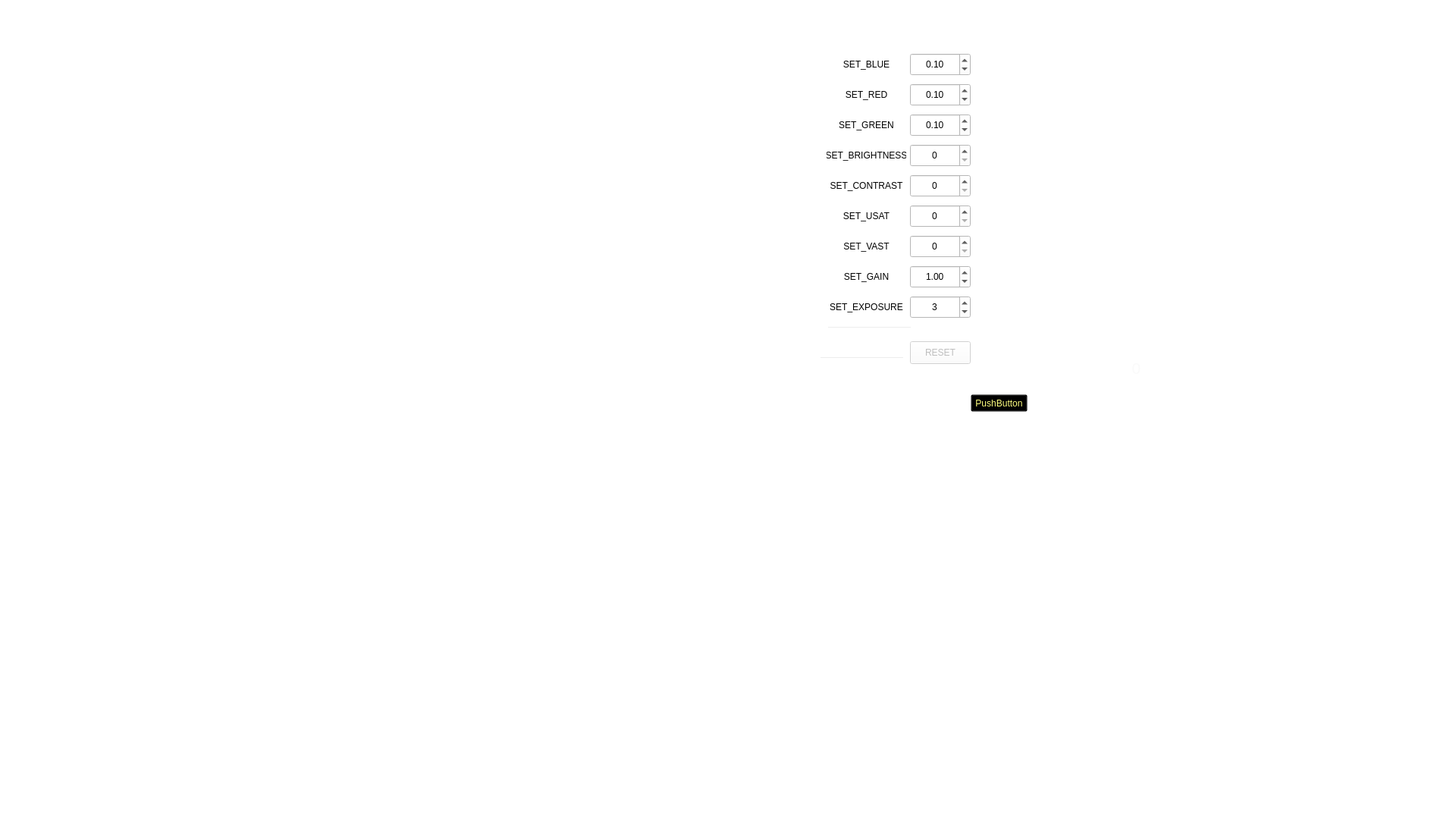
<?xml version="1.0" encoding="UTF-8"?>
<ui version="4.0">
 <class>MainWindow</class>
 <widget class="QMainWindow" name="MainWindow">
  <property name="geometry">
   <rect>
    <x>0</x>
    <y>0</y>
    <width>1920</width>
    <height>1080</height>
   </rect>
  </property>
  <property name="windowTitle">
   <string>MainWindow</string>
  </property>
  <property name="autoFillBackground">
   <bool>false</bool>
  </property>
  <property name="styleSheet">
   <string notr="true">background-color: transparent;</string>
  </property>
  <widget class="QWidget" name="centralWidget">
   <widget class="QLabel" name="lbl_main_panel">
    <property name="geometry">
     <rect>
      <x>1280</x>
      <y>60</y>
      <width>320</width>
      <height>960</height>
     </rect>
    </property>
    <property name="styleSheet">
     <string notr="true">background: transparent</string>
    </property>
    <property name="text">
     <string>&lt;html&gt;&lt;head/&gt;&lt;body&gt;&lt;p&gt;&lt;img src=&quot;:/images/pc_d.png&quot;/&gt;&lt;/p&gt;&lt;/body&gt;&lt;/html&gt;</string>
    </property>
   </widget>
   <widget class="QLabel" name="lbl_main_logo">
    <property name="geometry">
     <rect>
      <x>320</x>
      <y>60</y>
      <width>960</width>
      <height>960</height>
     </rect>
    </property>
    <property name="styleSheet">
     <string notr="true">background: transparent</string>
    </property>
    <property name="text">
     <string>&lt;html&gt;&lt;head/&gt;&lt;body&gt;&lt;p&gt;&lt;img src=&quot;:/images/img_pc_logo.png&quot;/&gt;&lt;/p&gt;&lt;/body&gt;&lt;/html&gt;</string>
    </property>
   </widget>
   <widget class="QLabel" name="lbl_main_shotmode">
    <property name="geometry">
     <rect>
      <x>1354</x>
      <y>246</y>
      <width>170</width>
      <height>90</height>
     </rect>
    </property>
    <property name="styleSheet">
     <string notr="true">background: transparent</string>
    </property>
    <property name="lineWidth">
     <number>0</number>
    </property>
    <property name="text">
     <string>&lt;html&gt;&lt;head/&gt;&lt;body&gt;&lt;p&gt;&lt;img src=&quot;:/images/btn_treat_mode_1.png&quot;/&gt;&lt;/p&gt;&lt;/body&gt;&lt;/html&gt;</string>
    </property>
   </widget>
   <widget class="QLabel" name="lbl_mode_0">
    <property name="geometry">
     <rect>
      <x>1300</x>
      <y>356</y>
      <width>80</width>
      <height>80</height>
     </rect>
    </property>
    <property name="styleSheet">
     <string notr="true">background: transparent</string>
    </property>
    <property name="text">
     <string>&lt;html&gt;&lt;head/&gt;&lt;body&gt;&lt;p&gt;&lt;img src=&quot;:/images/btn_treat_mode1_n.png&quot;/&gt;&lt;/p&gt;&lt;/body&gt;&lt;/html&gt;</string>
    </property>
   </widget>
   <widget class="QLabel" name="lbl_mode_1">
    <property name="geometry">
     <rect>
      <x>1400</x>
      <y>356</y>
      <width>80</width>
      <height>80</height>
     </rect>
    </property>
    <property name="styleSheet">
     <string notr="true">background: transparent</string>
    </property>
    <property name="text">
     <string>&lt;html&gt;&lt;head/&gt;&lt;body&gt;&lt;p&gt;&lt;img src=&quot;:/images/btn_treat_mode4_n.png&quot;/&gt;&lt;/p&gt;&lt;/body&gt;&lt;/html&gt;</string>
    </property>
   </widget>
   <widget class="QLabel" name="lbl_icon_temp">
    <property name="geometry">
     <rect>
      <x>1355</x>
      <y>608</y>
      <width>170</width>
      <height>90</height>
     </rect>
    </property>
    <property name="styleSheet">
     <string notr="true">background: transparent</string>
    </property>
    <property name="text">
     <string>&lt;html&gt;&lt;head/&gt;&lt;body&gt;&lt;p&gt;&lt;img src=&quot;:/images/btn_treat_tec_l_1.png&quot;/&gt;&lt;/p&gt;&lt;/body&gt;&lt;/html&gt;</string>
    </property>
   </widget>
   <widget class="QLabel" name="lbl_temp_low">
    <property name="geometry">
     <rect>
      <x>1300</x>
      <y>718</y>
      <width>80</width>
      <height>80</height>
     </rect>
    </property>
    <property name="styleSheet">
     <string notr="true">background: transparent</string>
    </property>
    <property name="text">
     <string>&lt;html&gt;&lt;head/&gt;&lt;body&gt;&lt;p&gt;&lt;img src=&quot;:/images/btn_treat_tec1_n.png&quot;/&gt;&lt;/p&gt;&lt;/body&gt;&lt;/html&gt;</string>
    </property>
   </widget>
   <widget class="QLabel" name="lbl_temp_mid">
    <property name="geometry">
     <rect>
      <x>1400</x>
      <y>718</y>
      <width>80</width>
      <height>80</height>
     </rect>
    </property>
    <property name="styleSheet">
     <string notr="true">background: transparent</string>
    </property>
    <property name="text">
     <string>&lt;html&gt;&lt;head/&gt;&lt;body&gt;&lt;p&gt;&lt;img src=&quot;:/images/btn_treat_tec2_n.png&quot;/&gt;&lt;/p&gt;&lt;/body&gt;&lt;/html&gt;</string>
    </property>
   </widget>
   <widget class="QLabel" name="lbl_temp_high">
    <property name="geometry">
     <rect>
      <x>1500</x>
      <y>718</y>
      <width>80</width>
      <height>80</height>
     </rect>
    </property>
    <property name="styleSheet">
     <string notr="true">background: transparent</string>
    </property>
    <property name="text">
     <string>&lt;html&gt;&lt;head/&gt;&lt;body&gt;&lt;p&gt;&lt;img src=&quot;:/images/btn_treat_tec3_n.png&quot;/&gt;&lt;/p&gt;&lt;/body&gt;&lt;/html&gt;</string>
    </property>
   </widget>
   <widget class="QLabel" name="lbl_state">
    <property name="geometry">
     <rect>
      <x>1311</x>
      <y>926</y>
      <width>256</width>
      <height>68</height>
     </rect>
    </property>
    <property name="styleSheet">
     <string notr="true">background: transparent</string>
    </property>
    <property name="text">
     <string>&lt;html&gt;&lt;head/&gt;&lt;body&gt;&lt;p&gt;&lt;img src=&quot;:/images/pc_btn_d.png&quot;/&gt;&lt;/p&gt;&lt;/body&gt;&lt;/html&gt;</string>
    </property>
   </widget>
   <widget class="QLabel" name="lbl_main_stream">
    <property name="geometry">
     <rect>
      <x>320</x>
      <y>60</y>
      <width>960</width>
      <height>960</height>
     </rect>
    </property>
    <property name="styleSheet">
     <string notr="true">background: transparent</string>
    </property>
    <property name="text">
     <string/>
    </property>
   </widget>
   <widget class="QLabel" name="lbl_options">
    <property name="enabled">
     <bool>true</bool>
    </property>
    <property name="geometry">
     <rect>
      <x>1300</x>
      <y>456</y>
      <width>280</width>
      <height>58</height>
     </rect>
    </property>
    <property name="styleSheet">
     <string notr="true">background: transparent</string>
    </property>
    <property name="text">
     <string>&lt;html&gt;&lt;head/&gt;&lt;body&gt;&lt;p&gt;&lt;img src=&quot;:/images/pc_gv_white_n.PNG&quot;/&gt;&lt;/p&gt;&lt;/body&gt;&lt;/html&gt;</string>
    </property>
   </widget>
   <widget class="QDoubleSpinBox" name="spb_set_blue">
    <property name="geometry">
     <rect>
      <x>1200</x>
      <y>70</y>
      <width>80</width>
      <height>30</height>
     </rect>
    </property>
    <property name="styleSheet">
     <string notr="true">background-color: rgb(255,255,255)</string>
    </property>
    <property name="alignment">
     <set>Qt::AlignCenter</set>
    </property>
    <property name="minimum">
     <double>-10.000000000000000</double>
    </property>
    <property name="singleStep">
     <double>0.100000000000000</double>
    </property>
    <property name="value">
     <double>0.100000000000000</double>
    </property>
   </widget>
   <widget class="QLabel" name="lbl_color_blue">
    <property name="geometry">
     <rect>
      <x>1090</x>
      <y>70</y>
      <width>105</width>
      <height>30</height>
     </rect>
    </property>
    <property name="styleSheet">
     <string notr="true">background-color: rgb(255,255,255)</string>
    </property>
    <property name="text">
     <string>SET_BLUE</string>
    </property>
    <property name="alignment">
     <set>Qt::AlignCenter</set>
    </property>
   </widget>
   <widget class="QDoubleSpinBox" name="spb_set_red">
    <property name="geometry">
     <rect>
      <x>1200</x>
      <y>110</y>
      <width>80</width>
      <height>30</height>
     </rect>
    </property>
    <property name="styleSheet">
     <string notr="true">background-color: rgb(255,255,255)</string>
    </property>
    <property name="alignment">
     <set>Qt::AlignCenter</set>
    </property>
    <property name="minimum">
     <double>-10.000000000000000</double>
    </property>
    <property name="singleStep">
     <double>0.100000000000000</double>
    </property>
    <property name="value">
     <double>0.100000000000000</double>
    </property>
   </widget>
   <widget class="QLabel" name="lbl_color_red">
    <property name="geometry">
     <rect>
      <x>1090</x>
      <y>110</y>
      <width>105</width>
      <height>30</height>
     </rect>
    </property>
    <property name="styleSheet">
     <string notr="true">background-color: rgb(255,255,255)</string>
    </property>
    <property name="text">
     <string>SET_RED</string>
    </property>
    <property name="alignment">
     <set>Qt::AlignCenter</set>
    </property>
   </widget>
   <widget class="QDoubleSpinBox" name="spb_set_green">
    <property name="geometry">
     <rect>
      <x>1200</x>
      <y>150</y>
      <width>80</width>
      <height>30</height>
     </rect>
    </property>
    <property name="styleSheet">
     <string notr="true">background-color: rgb(255,255,255)</string>
    </property>
    <property name="alignment">
     <set>Qt::AlignCenter</set>
    </property>
    <property name="minimum">
     <double>-10.000000000000000</double>
    </property>
    <property name="singleStep">
     <double>0.100000000000000</double>
    </property>
    <property name="value">
     <double>0.100000000000000</double>
    </property>
   </widget>
   <widget class="QLabel" name="lbl_color_green">
    <property name="geometry">
     <rect>
      <x>1090</x>
      <y>150</y>
      <width>105</width>
      <height>30</height>
     </rect>
    </property>
    <property name="styleSheet">
     <string notr="true">background-color: rgb(255,255,255)</string>
    </property>
    <property name="text">
     <string>SET_GREEN</string>
    </property>
    <property name="alignment">
     <set>Qt::AlignCenter</set>
    </property>
   </widget>
   <widget class="QSpinBox" name="spb_set_brightness">
    <property name="geometry">
     <rect>
      <x>1200</x>
      <y>190</y>
      <width>80</width>
      <height>30</height>
     </rect>
    </property>
    <property name="styleSheet">
     <string notr="true">background-color: rgb(255,255,255)</string>
    </property>
    <property name="alignment">
     <set>Qt::AlignCenter</set>
    </property>
   </widget>
   <widget class="QLabel" name="lbl_color_brightness">
    <property name="geometry">
     <rect>
      <x>1090</x>
      <y>190</y>
      <width>105</width>
      <height>30</height>
     </rect>
    </property>
    <property name="styleSheet">
     <string notr="true">background-color: rgb(255,255,255)</string>
    </property>
    <property name="text">
     <string>SET_BRIGHTNESS</string>
    </property>
    <property name="alignment">
     <set>Qt::AlignCenter</set>
    </property>
   </widget>
   <widget class="QSpinBox" name="spb_set_usat">
    <property name="geometry">
     <rect>
      <x>1200</x>
      <y>270</y>
      <width>80</width>
      <height>30</height>
     </rect>
    </property>
    <property name="styleSheet">
     <string notr="true">background-color: rgb(255,255,255)</string>
    </property>
    <property name="alignment">
     <set>Qt::AlignCenter</set>
    </property>
   </widget>
   <widget class="QSpinBox" name="spb_set_contrast">
    <property name="geometry">
     <rect>
      <x>1200</x>
      <y>230</y>
      <width>80</width>
      <height>30</height>
     </rect>
    </property>
    <property name="styleSheet">
     <string notr="true">background-color: rgb(255,255,255)</string>
    </property>
    <property name="alignment">
     <set>Qt::AlignCenter</set>
    </property>
   </widget>
   <widget class="QLabel" name="lbl_color_vast">
    <property name="geometry">
     <rect>
      <x>1090</x>
      <y>310</y>
      <width>105</width>
      <height>30</height>
     </rect>
    </property>
    <property name="styleSheet">
     <string notr="true">background-color: rgb(255,255,255)</string>
    </property>
    <property name="text">
     <string>SET_VAST</string>
    </property>
    <property name="alignment">
     <set>Qt::AlignCenter</set>
    </property>
   </widget>
   <widget class="QLabel" name="lbl_color_usat">
    <property name="geometry">
     <rect>
      <x>1090</x>
      <y>270</y>
      <width>105</width>
      <height>30</height>
     </rect>
    </property>
    <property name="styleSheet">
     <string notr="true">background-color: rgb(255,255,255)</string>
    </property>
    <property name="text">
     <string>SET_USAT</string>
    </property>
    <property name="alignment">
     <set>Qt::AlignCenter</set>
    </property>
   </widget>
   <widget class="QLabel" name="lbl_color_contrast">
    <property name="geometry">
     <rect>
      <x>1090</x>
      <y>230</y>
      <width>105</width>
      <height>30</height>
     </rect>
    </property>
    <property name="styleSheet">
     <string notr="true">background-color: rgb(255,255,255)</string>
    </property>
    <property name="text">
     <string>SET_CONTRAST</string>
    </property>
    <property name="alignment">
     <set>Qt::AlignCenter</set>
    </property>
   </widget>
   <widget class="QSpinBox" name="spb_set_vsat">
    <property name="geometry">
     <rect>
      <x>1200</x>
      <y>310</y>
      <width>80</width>
      <height>30</height>
     </rect>
    </property>
    <property name="styleSheet">
     <string notr="true">background-color: rgb(255,255,255)</string>
    </property>
    <property name="alignment">
     <set>Qt::AlignCenter</set>
    </property>
   </widget>
   <widget class="QPushButton" name="btn_reset">
    <property name="enabled">
     <bool>false</bool>
    </property>
    <property name="geometry">
     <rect>
      <x>1200</x>
      <y>450</y>
      <width>80</width>
      <height>30</height>
     </rect>
    </property>
    <property name="styleSheet">
     <string notr="true">background-color: rgb(255,255,255)</string>
    </property>
    <property name="text">
     <string>RESET</string>
    </property>
   </widget>
   <widget class="QLabel" name="lbl_gain">
    <property name="geometry">
     <rect>
      <x>1090</x>
      <y>350</y>
      <width>105</width>
      <height>30</height>
     </rect>
    </property>
    <property name="styleSheet">
     <string notr="true">background-color: rgb(255,255,255)</string>
    </property>
    <property name="text">
     <string>SET_GAIN</string>
    </property>
    <property name="alignment">
     <set>Qt::AlignCenter</set>
    </property>
   </widget>
   <widget class="QDoubleSpinBox" name="spb_set_gain">
    <property name="geometry">
     <rect>
      <x>1200</x>
      <y>350</y>
      <width>80</width>
      <height>30</height>
     </rect>
    </property>
    <property name="styleSheet">
     <string notr="true">background-color: rgb(255,255,255)</string>
    </property>
    <property name="alignment">
     <set>Qt::AlignCenter</set>
    </property>
    <property name="minimum">
     <double>-10.000000000000000</double>
    </property>
    <property name="singleStep">
     <double>0.100000000000000</double>
    </property>
    <property name="value">
     <double>1.000000000000000</double>
    </property>
   </widget>
   <widget class="QLabel" name="lbl_gain_2">
    <property name="geometry">
     <rect>
      <x>1090</x>
      <y>390</y>
      <width>105</width>
      <height>30</height>
     </rect>
    </property>
    <property name="styleSheet">
     <string notr="true">background-color: rgb(255,255,255)</string>
    </property>
    <property name="text">
     <string>SET_EXPOSURE</string>
    </property>
    <property name="alignment">
     <set>Qt::AlignCenter</set>
    </property>
   </widget>
   <widget class="QSpinBox" name="spb_set_vsat_2">
    <property name="geometry">
     <rect>
      <x>1200</x>
      <y>390</y>
      <width>80</width>
      <height>30</height>
     </rect>
    </property>
    <property name="styleSheet">
     <string notr="true">background-color: rgb(255,255,255)</string>
    </property>
    <property name="alignment">
     <set>Qt::AlignCenter</set>
    </property>
    <property name="value">
     <number>3</number>
    </property>
   </widget>
   <widget class="OSDWidget" name="OSD" native="true">
    <property name="geometry">
     <rect>
      <x>320</x>
      <y>60</y>
      <width>960</width>
      <height>960</height>
     </rect>
    </property>
   </widget>
   <widget class="QPushButton" name="pushButton">
    <property name="geometry">
     <rect>
      <x>1280</x>
      <y>520</y>
      <width>75</width>
      <height>23</height>
     </rect>
    </property>
    <property name="palette">
     <palette>
      <active>
       <colorrole role="WindowText">
        <brush brushstyle="SolidPattern">
         <color alpha="255">
          <red>255</red>
          <green>255</green>
          <blue>255</blue>
         </color>
        </brush>
       </colorrole>
       <colorrole role="Button">
        <brush brushstyle="SolidPattern">
         <color alpha="0">
          <red>0</red>
          <green>0</green>
          <blue>0</blue>
         </color>
        </brush>
       </colorrole>
       <colorrole role="Text">
        <brush brushstyle="SolidPattern">
         <color alpha="255">
          <red>255</red>
          <green>255</green>
          <blue>255</blue>
         </color>
        </brush>
       </colorrole>
       <colorrole role="ButtonText">
        <brush brushstyle="SolidPattern">
         <color alpha="255">
          <red>255</red>
          <green>255</green>
          <blue>127</blue>
         </color>
        </brush>
       </colorrole>
       <colorrole role="Base">
        <brush brushstyle="SolidPattern">
         <color alpha="0">
          <red>0</red>
          <green>0</green>
          <blue>0</blue>
         </color>
        </brush>
       </colorrole>
       <colorrole role="Window">
        <brush brushstyle="SolidPattern">
         <color alpha="0">
          <red>0</red>
          <green>0</green>
          <blue>0</blue>
         </color>
        </brush>
       </colorrole>
      </active>
      <inactive>
       <colorrole role="WindowText">
        <brush brushstyle="SolidPattern">
         <color alpha="255">
          <red>255</red>
          <green>255</green>
          <blue>255</blue>
         </color>
        </brush>
       </colorrole>
       <colorrole role="Button">
        <brush brushstyle="SolidPattern">
         <color alpha="0">
          <red>0</red>
          <green>0</green>
          <blue>0</blue>
         </color>
        </brush>
       </colorrole>
       <colorrole role="Text">
        <brush brushstyle="SolidPattern">
         <color alpha="255">
          <red>255</red>
          <green>255</green>
          <blue>255</blue>
         </color>
        </brush>
       </colorrole>
       <colorrole role="ButtonText">
        <brush brushstyle="SolidPattern">
         <color alpha="255">
          <red>255</red>
          <green>255</green>
          <blue>127</blue>
         </color>
        </brush>
       </colorrole>
       <colorrole role="Base">
        <brush brushstyle="SolidPattern">
         <color alpha="0">
          <red>0</red>
          <green>0</green>
          <blue>0</blue>
         </color>
        </brush>
       </colorrole>
       <colorrole role="Window">
        <brush brushstyle="SolidPattern">
         <color alpha="0">
          <red>0</red>
          <green>0</green>
          <blue>0</blue>
         </color>
        </brush>
       </colorrole>
      </inactive>
      <disabled>
       <colorrole role="WindowText">
        <brush brushstyle="SolidPattern">
         <color alpha="255">
          <red>120</red>
          <green>120</green>
          <blue>120</blue>
         </color>
        </brush>
       </colorrole>
       <colorrole role="Button">
        <brush brushstyle="SolidPattern">
         <color alpha="0">
          <red>0</red>
          <green>0</green>
          <blue>0</blue>
         </color>
        </brush>
       </colorrole>
       <colorrole role="Text">
        <brush brushstyle="SolidPattern">
         <color alpha="255">
          <red>120</red>
          <green>120</green>
          <blue>120</blue>
         </color>
        </brush>
       </colorrole>
       <colorrole role="ButtonText">
        <brush brushstyle="SolidPattern">
         <color alpha="255">
          <red>120</red>
          <green>120</green>
          <blue>120</blue>
         </color>
        </brush>
       </colorrole>
       <colorrole role="Base">
        <brush brushstyle="SolidPattern">
         <color alpha="0">
          <red>0</red>
          <green>0</green>
          <blue>0</blue>
         </color>
        </brush>
       </colorrole>
       <colorrole role="Window">
        <brush brushstyle="SolidPattern">
         <color alpha="0">
          <red>0</red>
          <green>0</green>
          <blue>0</blue>
         </color>
        </brush>
       </colorrole>
      </disabled>
     </palette>
    </property>
    <property name="text">
     <string>PushButton</string>
    </property>
   </widget>
   <widget class="QLineEdit" name="register_2">
    <property name="geometry">
     <rect>
      <x>1090</x>
      <y>430</y>
      <width>113</width>
      <height>20</height>
     </rect>
    </property>
    <property name="palette">
     <palette>
      <active>
       <colorrole role="WindowText">
        <brush brushstyle="SolidPattern">
         <color alpha="255">
          <red>255</red>
          <green>255</green>
          <blue>255</blue>
         </color>
        </brush>
       </colorrole>
       <colorrole role="Button">
        <brush brushstyle="SolidPattern">
         <color alpha="0">
          <red>0</red>
          <green>0</green>
          <blue>0</blue>
         </color>
        </brush>
       </colorrole>
       <colorrole role="Text">
        <brush brushstyle="SolidPattern">
         <color alpha="255">
          <red>255</red>
          <green>255</green>
          <blue>255</blue>
         </color>
        </brush>
       </colorrole>
       <colorrole role="Base">
        <brush brushstyle="SolidPattern">
         <color alpha="0">
          <red>0</red>
          <green>0</green>
          <blue>0</blue>
         </color>
        </brush>
       </colorrole>
       <colorrole role="Window">
        <brush brushstyle="SolidPattern">
         <color alpha="0">
          <red>0</red>
          <green>0</green>
          <blue>0</blue>
         </color>
        </brush>
       </colorrole>
      </active>
      <inactive>
       <colorrole role="WindowText">
        <brush brushstyle="SolidPattern">
         <color alpha="255">
          <red>255</red>
          <green>255</green>
          <blue>255</blue>
         </color>
        </brush>
       </colorrole>
       <colorrole role="Button">
        <brush brushstyle="SolidPattern">
         <color alpha="0">
          <red>0</red>
          <green>0</green>
          <blue>0</blue>
         </color>
        </brush>
       </colorrole>
       <colorrole role="Text">
        <brush brushstyle="SolidPattern">
         <color alpha="255">
          <red>255</red>
          <green>255</green>
          <blue>255</blue>
         </color>
        </brush>
       </colorrole>
       <colorrole role="Base">
        <brush brushstyle="SolidPattern">
         <color alpha="0">
          <red>0</red>
          <green>0</green>
          <blue>0</blue>
         </color>
        </brush>
       </colorrole>
       <colorrole role="Window">
        <brush brushstyle="SolidPattern">
         <color alpha="0">
          <red>0</red>
          <green>0</green>
          <blue>0</blue>
         </color>
        </brush>
       </colorrole>
      </inactive>
      <disabled>
       <colorrole role="WindowText">
        <brush brushstyle="SolidPattern">
         <color alpha="255">
          <red>120</red>
          <green>120</green>
          <blue>120</blue>
         </color>
        </brush>
       </colorrole>
       <colorrole role="Button">
        <brush brushstyle="SolidPattern">
         <color alpha="0">
          <red>0</red>
          <green>0</green>
          <blue>0</blue>
         </color>
        </brush>
       </colorrole>
       <colorrole role="Text">
        <brush brushstyle="SolidPattern">
         <color alpha="255">
          <red>120</red>
          <green>120</green>
          <blue>120</blue>
         </color>
        </brush>
       </colorrole>
       <colorrole role="Base">
        <brush brushstyle="SolidPattern">
         <color alpha="0">
          <red>0</red>
          <green>0</green>
          <blue>0</blue>
         </color>
        </brush>
       </colorrole>
       <colorrole role="Window">
        <brush brushstyle="SolidPattern">
         <color alpha="0">
          <red>0</red>
          <green>0</green>
          <blue>0</blue>
         </color>
        </brush>
       </colorrole>
      </disabled>
     </palette>
    </property>
   </widget>
   <widget class="QLineEdit" name="register_value">
    <property name="geometry">
     <rect>
      <x>1080</x>
      <y>470</y>
      <width>113</width>
      <height>20</height>
     </rect>
    </property>
    <property name="palette">
     <palette>
      <active>
       <colorrole role="Button">
        <brush brushstyle="SolidPattern">
         <color alpha="0">
          <red>0</red>
          <green>0</green>
          <blue>0</blue>
         </color>
        </brush>
       </colorrole>
       <colorrole role="Text">
        <brush brushstyle="SolidPattern">
         <color alpha="255">
          <red>255</red>
          <green>255</green>
          <blue>255</blue>
         </color>
        </brush>
       </colorrole>
       <colorrole role="Base">
        <brush brushstyle="SolidPattern">
         <color alpha="0">
          <red>0</red>
          <green>0</green>
          <blue>0</blue>
         </color>
        </brush>
       </colorrole>
       <colorrole role="Window">
        <brush brushstyle="SolidPattern">
         <color alpha="0">
          <red>0</red>
          <green>0</green>
          <blue>0</blue>
         </color>
        </brush>
       </colorrole>
      </active>
      <inactive>
       <colorrole role="Button">
        <brush brushstyle="SolidPattern">
         <color alpha="0">
          <red>0</red>
          <green>0</green>
          <blue>0</blue>
         </color>
        </brush>
       </colorrole>
       <colorrole role="Text">
        <brush brushstyle="SolidPattern">
         <color alpha="255">
          <red>255</red>
          <green>255</green>
          <blue>255</blue>
         </color>
        </brush>
       </colorrole>
       <colorrole role="Base">
        <brush brushstyle="SolidPattern">
         <color alpha="0">
          <red>0</red>
          <green>0</green>
          <blue>0</blue>
         </color>
        </brush>
       </colorrole>
       <colorrole role="Window">
        <brush brushstyle="SolidPattern">
         <color alpha="0">
          <red>0</red>
          <green>0</green>
          <blue>0</blue>
         </color>
        </brush>
       </colorrole>
      </inactive>
      <disabled>
       <colorrole role="Button">
        <brush brushstyle="SolidPattern">
         <color alpha="0">
          <red>0</red>
          <green>0</green>
          <blue>0</blue>
         </color>
        </brush>
       </colorrole>
       <colorrole role="Text">
        <brush brushstyle="SolidPattern">
         <color alpha="255">
          <red>120</red>
          <green>120</green>
          <blue>120</blue>
         </color>
        </brush>
       </colorrole>
       <colorrole role="Base">
        <brush brushstyle="SolidPattern">
         <color alpha="0">
          <red>0</red>
          <green>0</green>
          <blue>0</blue>
         </color>
        </brush>
       </colorrole>
       <colorrole role="Window">
        <brush brushstyle="SolidPattern">
         <color alpha="0">
          <red>0</red>
          <green>0</green>
          <blue>0</blue>
         </color>
        </brush>
       </colorrole>
      </disabled>
     </palette>
    </property>
   </widget>
   <widget class="QLabel" name="lbl_op_mode">
    <property name="enabled">
     <bool>true</bool>
    </property>
    <property name="geometry">
     <rect>
      <x>1300</x>
      <y>174</y>
      <width>280</width>
      <height>58</height>
     </rect>
    </property>
    <property name="styleSheet">
     <string notr="true">background: transparent</string>
    </property>
    <property name="text">
     <string>&lt;html&gt;&lt;head/&gt;&lt;body&gt;&lt;p&gt;&lt;img src=&quot;:/images/pc_mode_m.png&quot;/&gt;&lt;/p&gt;&lt;/body&gt;&lt;/html&gt;</string>
    </property>
   </widget>
   <widget class="QLabel" name="lbl_options_value">
    <property name="geometry">
     <rect>
      <x>1458</x>
      <y>465</y>
      <width>81</width>
      <height>41</height>
     </rect>
    </property>
    <property name="palette">
     <palette>
      <active>
       <colorrole role="WindowText">
        <brush brushstyle="SolidPattern">
         <color alpha="255">
          <red>250</red>
          <green>250</green>
          <blue>250</blue>
         </color>
        </brush>
       </colorrole>
       <colorrole role="Button">
        <brush brushstyle="SolidPattern">
         <color alpha="0">
          <red>0</red>
          <green>0</green>
          <blue>0</blue>
         </color>
        </brush>
       </colorrole>
       <colorrole role="Base">
        <brush brushstyle="SolidPattern">
         <color alpha="0">
          <red>0</red>
          <green>0</green>
          <blue>0</blue>
         </color>
        </brush>
       </colorrole>
       <colorrole role="Window">
        <brush brushstyle="SolidPattern">
         <color alpha="0">
          <red>0</red>
          <green>0</green>
          <blue>0</blue>
         </color>
        </brush>
       </colorrole>
      </active>
      <inactive>
       <colorrole role="WindowText">
        <brush brushstyle="SolidPattern">
         <color alpha="255">
          <red>250</red>
          <green>250</green>
          <blue>250</blue>
         </color>
        </brush>
       </colorrole>
       <colorrole role="Button">
        <brush brushstyle="SolidPattern">
         <color alpha="0">
          <red>0</red>
          <green>0</green>
          <blue>0</blue>
         </color>
        </brush>
       </colorrole>
       <colorrole role="Base">
        <brush brushstyle="SolidPattern">
         <color alpha="0">
          <red>0</red>
          <green>0</green>
          <blue>0</blue>
         </color>
        </brush>
       </colorrole>
       <colorrole role="Window">
        <brush brushstyle="SolidPattern">
         <color alpha="0">
          <red>0</red>
          <green>0</green>
          <blue>0</blue>
         </color>
        </brush>
       </colorrole>
      </inactive>
      <disabled>
       <colorrole role="WindowText">
        <brush brushstyle="SolidPattern">
         <color alpha="255">
          <red>120</red>
          <green>120</green>
          <blue>120</blue>
         </color>
        </brush>
       </colorrole>
       <colorrole role="Button">
        <brush brushstyle="SolidPattern">
         <color alpha="0">
          <red>0</red>
          <green>0</green>
          <blue>0</blue>
         </color>
        </brush>
       </colorrole>
       <colorrole role="Base">
        <brush brushstyle="SolidPattern">
         <color alpha="0">
          <red>0</red>
          <green>0</green>
          <blue>0</blue>
         </color>
        </brush>
       </colorrole>
       <colorrole role="Window">
        <brush brushstyle="SolidPattern">
         <color alpha="0">
          <red>0</red>
          <green>0</green>
          <blue>0</blue>
         </color>
        </brush>
       </colorrole>
      </disabled>
     </palette>
    </property>
    <property name="font">
     <font>
      <family>Arial</family>
      <pointsize>16</pointsize>
      <weight>50</weight>
      <bold>false</bold>
     </font>
    </property>
    <property name="styleSheet">
     <string notr="true">background: transparent</string>
    </property>
    <property name="text">
     <string>0</string>
    </property>
    <property name="alignment">
     <set>Qt::AlignCenter</set>
    </property>
   </widget>
   <widget class="QLabel" name="lbl_mode_2">
    <property name="geometry">
     <rect>
      <x>1500</x>
      <y>356</y>
      <width>80</width>
      <height>80</height>
     </rect>
    </property>
    <property name="styleSheet">
     <string notr="true">background: transparent</string>
    </property>
    <property name="text">
     <string>&lt;html&gt;&lt;head/&gt;&lt;body&gt;&lt;p&gt;&lt;img src=&quot;:/images/btn_treat_mode5_n.png&quot;/&gt;&lt;/p&gt;&lt;/body&gt;&lt;/html&gt;</string>
    </property>
   </widget>
   <widget class="QLabel" name="lbl_tip_bg">
    <property name="geometry">
     <rect>
      <x>1295</x>
      <y>818</y>
      <width>290</width>
      <height>60</height>
     </rect>
    </property>
    <property name="styleSheet">
     <string notr="true">background-color: transparent;</string>
    </property>
    <property name="text">
     <string>&lt;html&gt;&lt;head/&gt;&lt;body&gt;&lt;p&gt;&lt;img src=&quot;:/images/img_tip_bg.png&quot;/&gt;&lt;/p&gt;&lt;/body&gt;&lt;/html&gt;</string>
    </property>
   </widget>
   <widget class="QLabel" name="lbl_tip_progress">
    <property name="enabled">
     <bool>true</bool>
    </property>
    <property name="geometry">
     <rect>
      <x>1368</x>
      <y>833</y>
      <width>210</width>
      <height>30</height>
     </rect>
    </property>
    <property name="styleSheet">
     <string notr="true">background-color: transparent;</string>
    </property>
    <property name="text">
     <string>&lt;html&gt;&lt;head/&gt;&lt;body&gt;&lt;p&gt;&lt;img src=&quot;:/images/img_tip_connectbar.png&quot;/&gt;&lt;/p&gt;&lt;/body&gt;&lt;/html&gt;</string>
    </property>
   </widget>
   <widget class="QLabel" name="lbl_tip_state">
    <property name="geometry">
     <rect>
      <x>1295</x>
      <y>818</y>
      <width>60</width>
      <height>60</height>
     </rect>
    </property>
    <property name="styleSheet">
     <string notr="true">background-color: transparent;</string>
    </property>
    <property name="text">
     <string>&lt;html&gt;&lt;head/&gt;&lt;body&gt;&lt;p&gt;&lt;img src=&quot;:/images/img_tip_disable.png&quot;/&gt;&lt;/p&gt;&lt;/body&gt;&lt;/html&gt;</string>
    </property>
   </widget>
   <widget class="QLabel" name="lbl_EEPROMConnectTXT">
    <property name="enabled">
     <bool>true</bool>
    </property>
    <property name="geometry">
     <rect>
      <x>1385</x>
      <y>838</y>
      <width>181</width>
      <height>21</height>
     </rect>
    </property>
    <property name="palette">
     <palette>
      <active>
       <colorrole role="WindowText">
        <brush brushstyle="SolidPattern">
         <color alpha="255">
          <red>255</red>
          <green>255</green>
          <blue>255</blue>
         </color>
        </brush>
       </colorrole>
       <colorrole role="Button">
        <brush brushstyle="SolidPattern">
         <color alpha="0">
          <red>0</red>
          <green>0</green>
          <blue>0</blue>
         </color>
        </brush>
       </colorrole>
       <colorrole role="Text">
        <brush brushstyle="SolidPattern">
         <color alpha="255">
          <red>255</red>
          <green>255</green>
          <blue>255</blue>
         </color>
        </brush>
       </colorrole>
       <colorrole role="Base">
        <brush brushstyle="SolidPattern">
         <color alpha="0">
          <red>0</red>
          <green>0</green>
          <blue>0</blue>
         </color>
        </brush>
       </colorrole>
       <colorrole role="Window">
        <brush brushstyle="SolidPattern">
         <color alpha="0">
          <red>0</red>
          <green>0</green>
          <blue>0</blue>
         </color>
        </brush>
       </colorrole>
      </active>
      <inactive>
       <colorrole role="WindowText">
        <brush brushstyle="SolidPattern">
         <color alpha="255">
          <red>255</red>
          <green>255</green>
          <blue>255</blue>
         </color>
        </brush>
       </colorrole>
       <colorrole role="Button">
        <brush brushstyle="SolidPattern">
         <color alpha="0">
          <red>0</red>
          <green>0</green>
          <blue>0</blue>
         </color>
        </brush>
       </colorrole>
       <colorrole role="Text">
        <brush brushstyle="SolidPattern">
         <color alpha="255">
          <red>255</red>
          <green>255</green>
          <blue>255</blue>
         </color>
        </brush>
       </colorrole>
       <colorrole role="Base">
        <brush brushstyle="SolidPattern">
         <color alpha="0">
          <red>0</red>
          <green>0</green>
          <blue>0</blue>
         </color>
        </brush>
       </colorrole>
       <colorrole role="Window">
        <brush brushstyle="SolidPattern">
         <color alpha="0">
          <red>0</red>
          <green>0</green>
          <blue>0</blue>
         </color>
        </brush>
       </colorrole>
      </inactive>
      <disabled>
       <colorrole role="WindowText">
        <brush brushstyle="SolidPattern">
         <color alpha="255">
          <red>120</red>
          <green>120</green>
          <blue>120</blue>
         </color>
        </brush>
       </colorrole>
       <colorrole role="Button">
        <brush brushstyle="SolidPattern">
         <color alpha="0">
          <red>0</red>
          <green>0</green>
          <blue>0</blue>
         </color>
        </brush>
       </colorrole>
       <colorrole role="Text">
        <brush brushstyle="SolidPattern">
         <color alpha="255">
          <red>120</red>
          <green>120</green>
          <blue>120</blue>
         </color>
        </brush>
       </colorrole>
       <colorrole role="Base">
        <brush brushstyle="SolidPattern">
         <color alpha="0">
          <red>0</red>
          <green>0</green>
          <blue>0</blue>
         </color>
        </brush>
       </colorrole>
       <colorrole role="Window">
        <brush brushstyle="SolidPattern">
         <color alpha="0">
          <red>0</red>
          <green>0</green>
          <blue>0</blue>
         </color>
        </brush>
       </colorrole>
      </disabled>
     </palette>
    </property>
    <property name="font">
     <font>
      <family>나눔고딕코딩</family>
      <pointsize>12</pointsize>
      <weight>75</weight>
      <bold>true</bold>
     </font>
    </property>
    <property name="styleSheet">
     <string notr="true">background-color: transparent;</string>
    </property>
    <property name="lineWidth">
     <number>0</number>
    </property>
    <property name="text">
     <string>Connected</string>
    </property>
    <property name="alignment">
     <set>Qt::AlignCenter</set>
    </property>
   </widget>
   <zorder>pushButton</zorder>
   <zorder>lbl_gain_2</zorder>
   <zorder>spb_set_vsat_2</zorder>
   <zorder>lbl_gain</zorder>
   <zorder>lbl_color_red</zorder>
   <zorder>spb_set_red</zorder>
   <zorder>register_2</zorder>
   <zorder>lbl_color_vast</zorder>
   <zorder>lbl_color_brightness</zorder>
   <zorder>spb_set_vsat</zorder>
   <zorder>spb_set_usat</zorder>
   <zorder>spb_set_contrast</zorder>
   <zorder>lbl_color_contrast</zorder>
   <zorder>lbl_color_green</zorder>
   <zorder>spb_set_green</zorder>
   <zorder>lbl_color_usat</zorder>
   <zorder>spb_set_gain</zorder>
   <zorder>spb_set_blue</zorder>
   <zorder>register_value</zorder>
   <zorder>lbl_color_blue</zorder>
   <zorder>spb_set_brightness</zorder>
   <zorder>btn_reset</zorder>
   <zorder>lbl_main_logo</zorder>
   <zorder>lbl_main_panel</zorder>
   <zorder>lbl_main_shotmode</zorder>
   <zorder>lbl_mode_0</zorder>
   <zorder>lbl_mode_1</zorder>
   <zorder>lbl_icon_temp</zorder>
   <zorder>lbl_temp_low</zorder>
   <zorder>lbl_temp_mid</zorder>
   <zorder>lbl_temp_high</zorder>
   <zorder>lbl_state</zorder>
   <zorder>lbl_main_stream</zorder>
   <zorder>lbl_options</zorder>
   <zorder>OSD</zorder>
   <zorder>lbl_op_mode</zorder>
   <zorder>lbl_options_value</zorder>
   <zorder>lbl_mode_2</zorder>
   <zorder>lbl_tip_bg</zorder>
   <zorder>lbl_tip_progress</zorder>
   <zorder>lbl_tip_state</zorder>
   <zorder>lbl_EEPROMConnectTXT</zorder>
  </widget>
 </widget>
 <layoutdefault spacing="6" margin="11"/>
 <customwidgets>
  <customwidget>
   <class>OSDWidget</class>
   <extends>QWidget</extends>
   <header location="global">osdwidget.h</header>
   <container>1</container>
  </customwidget>
 </customwidgets>
 <resources/>
 <connections/>
</ui>
